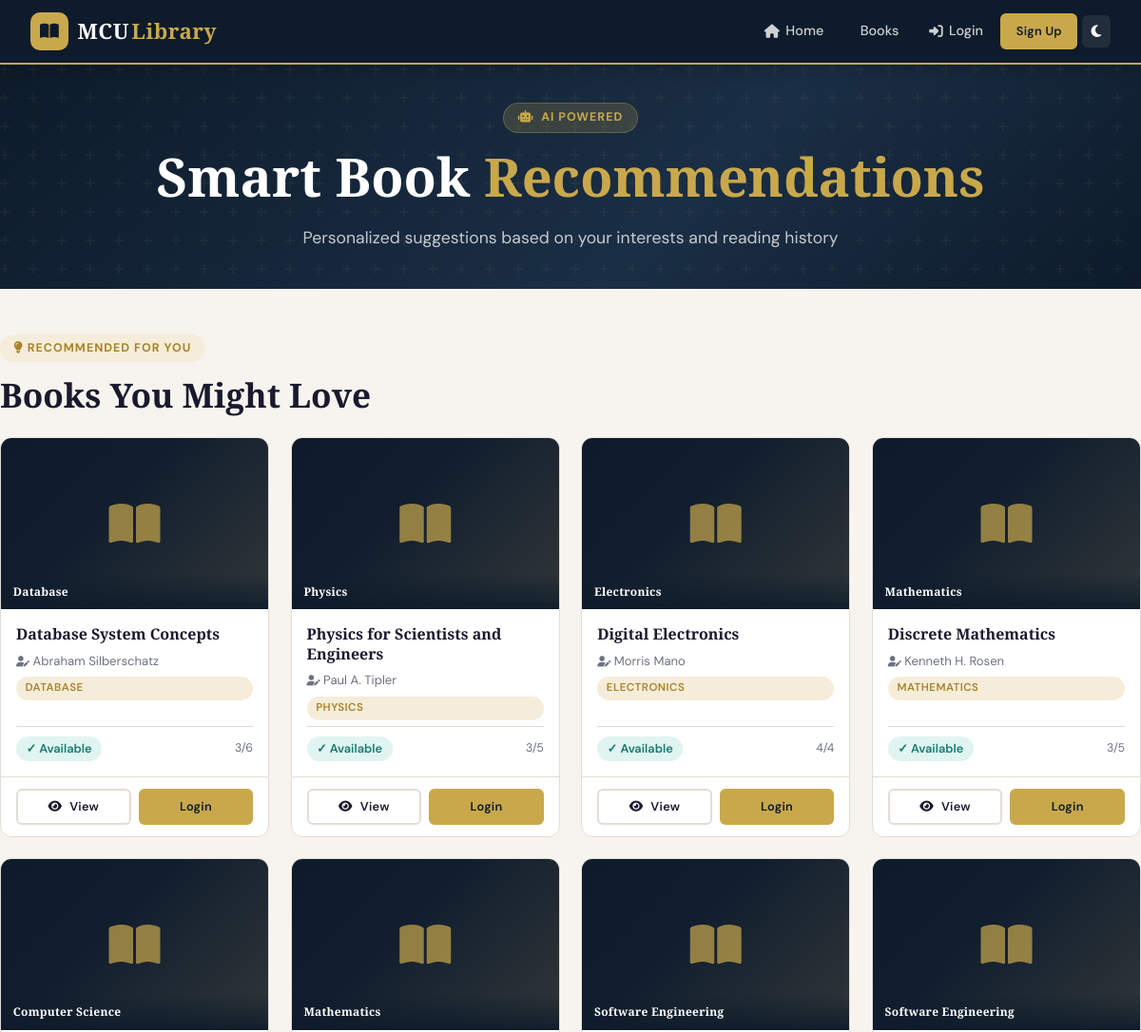
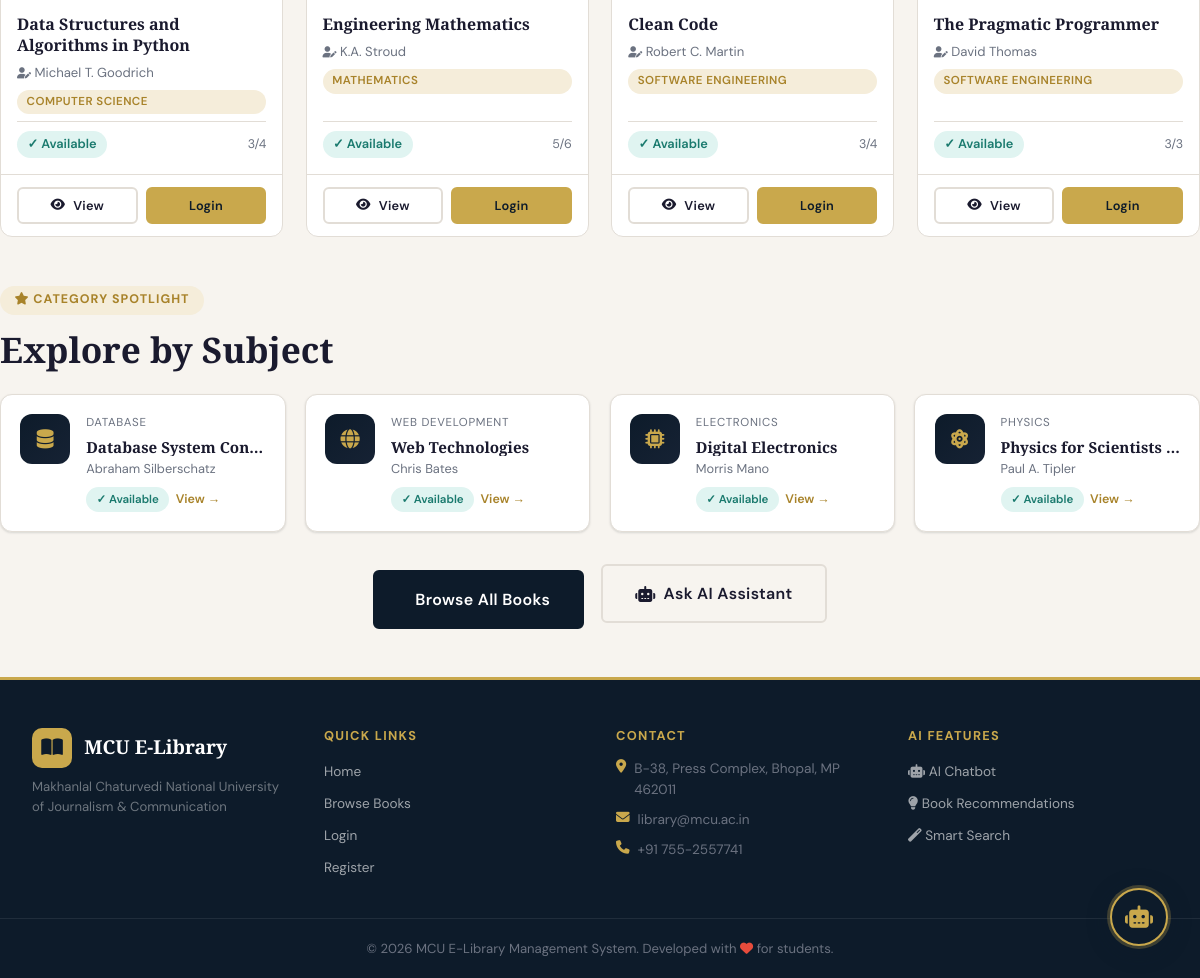
/recommend.php, run on the app's committed database (2 pictures, top to bottom).
### tables this page shows
CREATE TABLE IF NOT EXISTS books (
    id               INT AUTO_INCREMENT PRIMARY KEY,
    title            VARCHAR(255) NOT NULL,
    author           VARCHAR(150) NOT NULL,
    isbn             VARCHAR(20),
    category         VARCHAR(100) NOT NULL,
    publisher        VARCHAR(150),
    publish_year     YEAR,
    description      TEXT,
    cover_image      VARCHAR(255) DEFAULT 'default_cover.png',
    total_quantity   INT NOT NULL DEFAULT 1,
    issued_quantity  INT NOT NULL DEFAULT 0,
    location         VARCHAR(100) COMMENT 'Shelf / rack location',
    added_at         DATETIME DEFAULT CURRENT_TIMESTAMP,
    updated_at       DATETIME DEFAULT CURRENT_TIMESTAMP ON UPDATE CURRENT_TIMESTAMP,
    FULLTEXT KEY ft_search (title, author, description)
);

### includes/auth.php (called while the page is built, shortened)
<?php
function isLoggedIn(): bool {
    return !empty($_SESSION['user_id']);
}

### recommend.php (the view, shortened to what this page needs)
<?php
require_once __DIR__ . '/config/db.php';
require_once __DIR__ . '/includes/auth.php';
$recommendations = [];
$reason          = 'Popular Books';
if (empty($recommendations)) {
    $recommendations = $pdo->query("SELECT * FROM books WHERE (total_quantity-issued_quantity)>0 ORDER BY RAND() LIMIT 8")->fetchAll();
    $reason = 'Recommended for You';
}
$catPicks = [];
$cats = $pdo->query("SELECT DISTINCT category FROM books ORDER BY RAND() LIMIT 4")->fetchAll(PDO::FETCH_COLUMN);
foreach ($cats as $cat) {
    $stmt = $pdo->prepare("SELECT * FROM books WHERE category=? AND (total_quantity-issued_quantity)>0 ORDER BY RAND() LIMIT 1");
    $stmt->execute([$cat]);
    $pick = $stmt->fetch();
    if ($pick) $catPicks[$cat] = $pick;
}
require_once __DIR__ . '/includes/header.php';
?>
<div class="page-hero" style="padding:2.5rem 2rem;">
  <span class="tag" style="background:rgba(201,168,76,.2);color:var(--gold);border:1px solid rgba(201,168,76,.3);display:inline-block;padding:.3rem .9rem;border-radius:99px;font-size:.78rem;font-weight:700;letter-spacing:.08em;text-transform:uppercase;margin-bottom:.8rem;">
    <i class="fas fa-robot"></i> &nbsp;AI Powered
  </span>
  <h1>Smart Book <span style="color:var(--gold);">Recommendations</span></h1>
  <p>Personalized suggestions based on your interests and reading history</p>
</div>
<div class="container section">
  <div class="section-header" style="text-align:left;margin-bottom:1.5rem;">
    <span class="tag"><i class="fas fa-lightbulb"></i> <?= htmlspecialchars($reason) ?></span>
    <h2>Books You Might Love</h2>
  </div>
  <div class="books-grid" style="margin-bottom:3rem;">
    <?php foreach ($recommendations as $book):
      $avl = $book['total_quantity'] - $book['issued_quantity'];
    ?>
    <div class="book-card">
      <div class="book-cover">
        <i class="fas fa-book-open book-cover-icon"></i>
        <div class="book-cover-title"><?= htmlspecialchars($book['category']) ?></div>
      </div>
      <div class="book-info">
        <div class="book-title"><?= htmlspecialchars($book['title']) ?></div>
        <div class="book-author"><i class="fas fa-user-pen" style="font-size:.7rem;"></i> <?= htmlspecialchars($book['author']) ?></div>
        <span class="book-category"><?= htmlspecialchars($book['category']) ?></span>
        <div class="book-meta">
          <span class="book-availability <?= $avl > 0 ? 'avail-yes' : 'avail-no' ?>">
            <?= $avl > 0 ? '✓ Available' : '✕ Out of Stock' ?>
          </span>
          <span class="book-qty"><?= $avl ?>/<?= $book['total_quantity'] ?></span>
        </div>
      </div>
      <div class="book-actions">
        <a href="/books.php?book=<?= $book['id'] ?>" class="btn btn-outline btn-sm"><i class="fas fa-eye"></i> View</a>
        <?php if (isLoggedIn() && $avl > 0): ?>
          <a href="/issue_book.php?book_id=<?= $book['id'] ?>" class="btn btn-primary btn-sm"><i class="fas fa-hand-holding-heart"></i> Request</a>
        <?php elseif (!isLoggedIn()): ?>
          <a href="/login.php" class="btn btn-primary btn-sm">Login</a>
        <?php endif; ?>
      </div>
    </div>
    <?php endforeach; ?>
  </div>
  <div class="section-header" style="text-align:left;margin-bottom:1.5rem;">
    <span class="tag"><i class="fas fa-star"></i> Category Spotlight</span>
    <h2>Explore by Subject</h2>
  </div>
  <div style="display:grid;grid-template-columns:repeat(auto-fit,minmax(280px,1fr));gap:1.2rem;margin-bottom:2rem;">
    <?php foreach ($catPicks as $cat => $book):
      $avl = $book['total_quantity'] - $book['issued_quantity'];
      $icons = ['Computer Science'=>'fas fa-laptop-code','Database'=>'fas fa-database','Networking'=>'fas fa-network-wired',
                'Artificial Intelligence'=>'fas fa-brain','Mathematics'=>'fas fa-calculator','Physics'=>'fas fa-atom',
                'Software Engineering'=>'fas fa-code','Web Development'=>'fas fa-globe','Electronics'=>'fas fa-microchip'];
      $icon = $icons[$cat] ?? 'fas fa-book';
    ?>
    <div class="card" style="display:flex;gap:1rem;align-items:flex-start;padding:1.2rem;">
      <div style="width:50px;height:50px;background:linear-gradient(135deg,var(--navy),var(--navy-light));border-radius:12px;display:grid;place-items:center;flex-shrink:0;">
        <i class="<?= $icon ?>" style="color:var(--gold);font-size:1.2rem;"></i>
      </div>
      <div style="flex:1;min-width:0;">
        <div style="font-size:.72rem;color:var(--text-muted);text-transform:uppercase;letter-spacing:.06em;margin-bottom:.3rem;"><?= htmlspecialchars($cat) ?></div>
        <h4 style="font-size:.95rem;margin-bottom:.2rem;white-space:nowrap;overflow:hidden;text-overflow:ellipsis;"><?= htmlspecialchars($book['title']) ?></h4>
        <div style="font-size:.8rem;color:var(--text-muted);margin-bottom:.5rem;"><?= htmlspecialchars($book['author']) ?></div>
        <div style="display:flex;gap:.4rem;align-items:center;flex-wrap:wrap;">
          <span class="book-availability <?= $avl>0?'avail-yes':'avail-no' ?>" style="font-size:.72rem;"><?= $avl>0?'✓ Available':'✕ Out of Stock' ?></span>
          <a href="/books.php?book=<?= $book['id'] ?>" style="font-size:.78rem;color:var(--gold-dark);font-weight:600;">View →</a>
        </div>
      </div>
    </div>
    <?php endforeach; ?>
  </div>
  <div style="text-align:center;margin-top:1rem;">
    <a href="/books.php" class="btn btn-navy btn-lg"><i class="fas fa-books"></i> Browse All Books</a>
    <a href="/chatbot.php" class="btn btn-outline btn-lg" style="margin-left:.8rem;"><i class="fas fa-robot"></i> Ask AI Assistant</a>
  </div>
</div>
<?php require_once __DIR__ . '/includes/footer.php'; ?>

### data on the page
books: category "Database", title "Database System Concepts", author "Abraham Silberschatz", category "DATABASE", shows "✓ Available", issued_quantity "3", total_quantity "6", cat "DATABASE", title "Database System Con…"
books: category "Physics", title "Physics for Scientists and Engineers", author "Paul A. Tipler", category "PHYSICS", shows "✓ Available", avl "3", total_quantity "5", cat "PHYSICS", title "Physics for Scientists…"
books: category "Electronics", title "Digital Electronics", author "Morris Mano", category "ELECTRONICS", issued_quantity "✓ Available", total_quantity "4", cat "ELECTRONICS"
books: category "Mathematics", title "Discrete Mathematics", author "Kenneth H. Rosen", category "MATHEMATICS", shows "✓ Available", avl "3", total_quantity "5"
books: category "Computer Science", title "Data Structures and Algorithms in Python", author "Michael T. Goodrich", category "COMPUTER SCIENCE", shows "✓ Available", avl "3", total_quantity "4"
books: category "Mathematics", title "Engineering Mathematics", author "K.A. Stroud", category "MATHEMATICS", shows "✓ Available", avl "5", total_quantity "6"
books: category "Software Engineering", title "Clean Code", author "Robert C. Martin", category "SOFTWARE ENGINEERING", shows "✓ Available", avl "3", total_quantity "4"
books: category "Software Engineering", title "The Pragmatic Programmer", author "David Thomas", category "SOFTWARE ENGINEERING", issued_quantity "✓ Available", total_quantity "3"
books: cat "WEB DEVELOPMENT", title "Web Technologies", author "Chris Bates", total_quantity "✓ Available"

### other printed values
$reason "RECOMMENDED FOR YOU"
